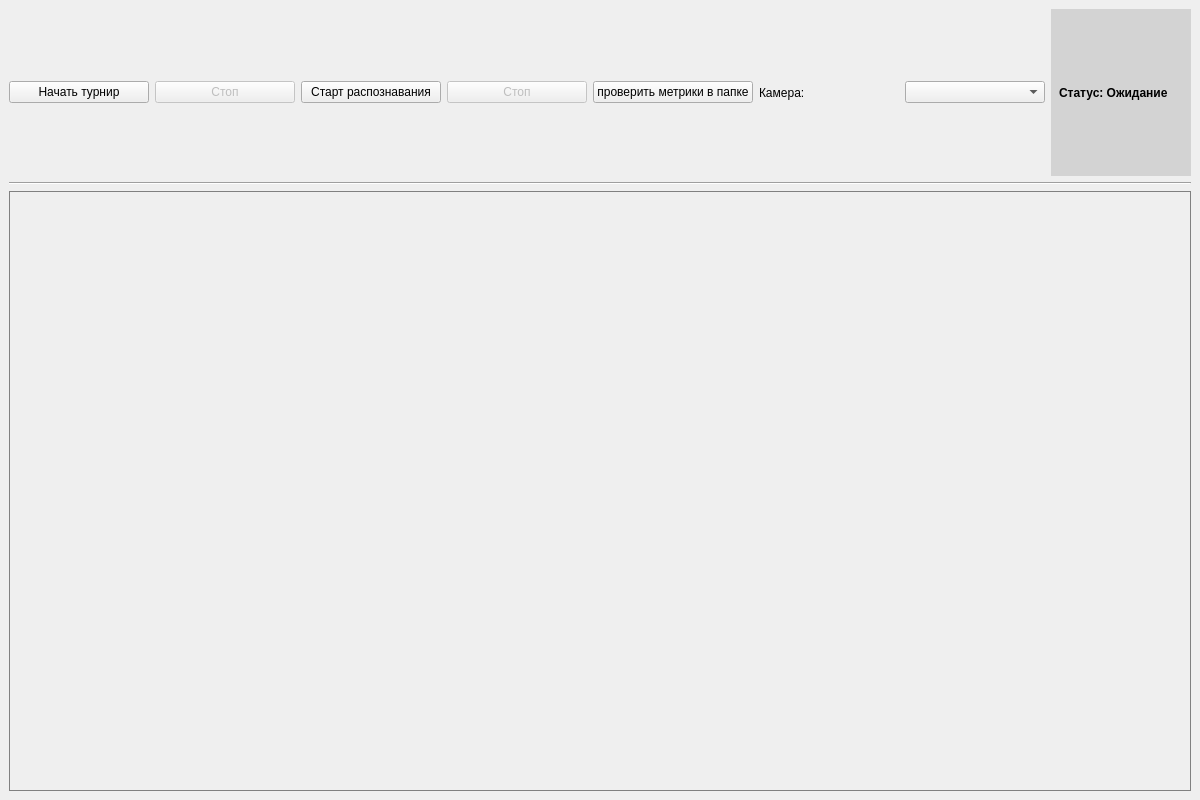
<?xml version="1.0" encoding="UTF-8"?>
<ui version="4.0">
 <class>MainWindow</class>
 <widget class="QMainWindow" name="MainWindow">
  <property name="geometry">
   <rect>
    <x>0</x>
    <y>0</y>
    <width>1200</width>
    <height>800</height>
   </rect>
  </property>
  <property name="windowTitle">
   <string>Камень Ножницы Бумага</string>
  </property>
  <widget class="QWidget" name="centralwidget">
   <layout class="QVBoxLayout" name="verticalLayout">
    <item>
     <layout class="QHBoxLayout" name="controlLayout">
      <item>
       <widget class="QPushButton" name="btn_start_turnir">
        <property name="text">
         <string>Начать турнир</string>
        </property>
       </widget>
      </item>
      <item>
       <widget class="QPushButton" name="btn_stop_turnir">
        <property name="enabled">
         <bool>false</bool>
        </property>
        <property name="text">
         <string>Стоп</string>
        </property>
       </widget>
      </item>
      <item>
       <widget class="QPushButton" name="btn_start_detect">
        <property name="text">
         <string>Старт распознавания</string>
        </property>
       </widget>
      </item>
      <item>
       <widget class="QPushButton" name="btn_stop_detect">
        <property name="enabled">
         <bool>false</bool>
        </property>
        <property name="text">
         <string>Стоп</string>
        </property>
       </widget>
      </item>
      <item>
       <widget class="QPushButton" name="btn_test_folder">
        <property name="text">
         <string>проверить метрики в папке</string>
        </property>
       </widget>
      </item>
      <item>
       <widget class="QLabel" name="label">
        <property name="text">
         <string>Камера:</string>
        </property>
       </widget>
      </item>
      <item>
       <widget class="QComboBox" name="cam_cb"/>
      </item>
      <item>
       <widget class="QLabel" name="status_label">
        <property name="styleSheet">
         <string notr="true">background-color: lightgray; padding: 5px; font-weight: bold;</string>
        </property>
        <property name="text">
         <string>Статус: Ожидание</string>
        </property>
       </widget>
      </item>
     </layout>
    </item>
    <item>
     <widget class="QFrame" name="line">
      <property name="frameShape">
       <enum>QFrame::HLine</enum>
      </property>
      <property name="frameShadow">
       <enum>QFrame::Sunken</enum>
      </property>
     </widget>
    </item>
    <item>
     <widget class="QLabel" name="video_label">
      <property name="minimumSize">
       <size>
        <width>800</width>
        <height>600</height>
       </size>
      </property>
      <property name="styleSheet">
       <string notr="true">border: 1px solid gray;</string>
      </property>
      <property name="text">
       <string/>
      </property>
      <property name="alignment">
       <set>Qt::AlignCenter</set>
      </property>
     </widget>
    </item>
   </layout>
  </widget>
 </widget>
 <resources/>
 <connections/>
</ui>
